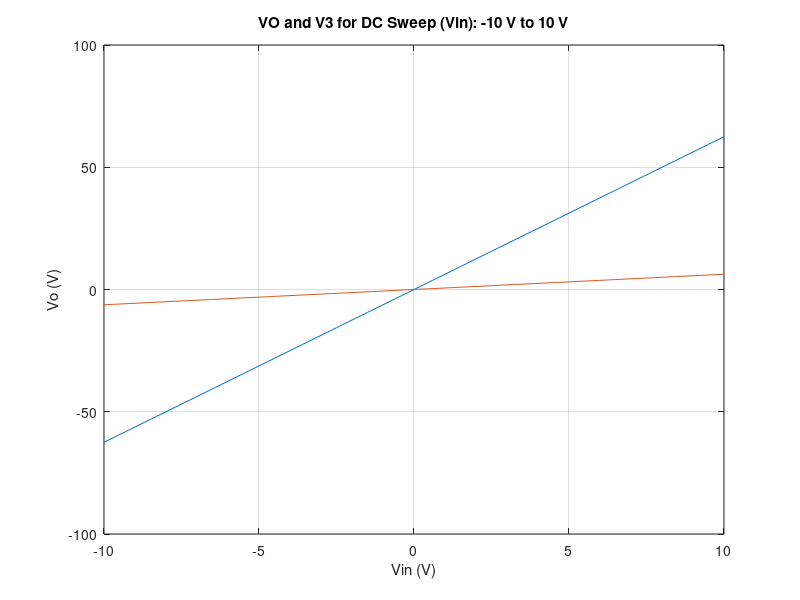
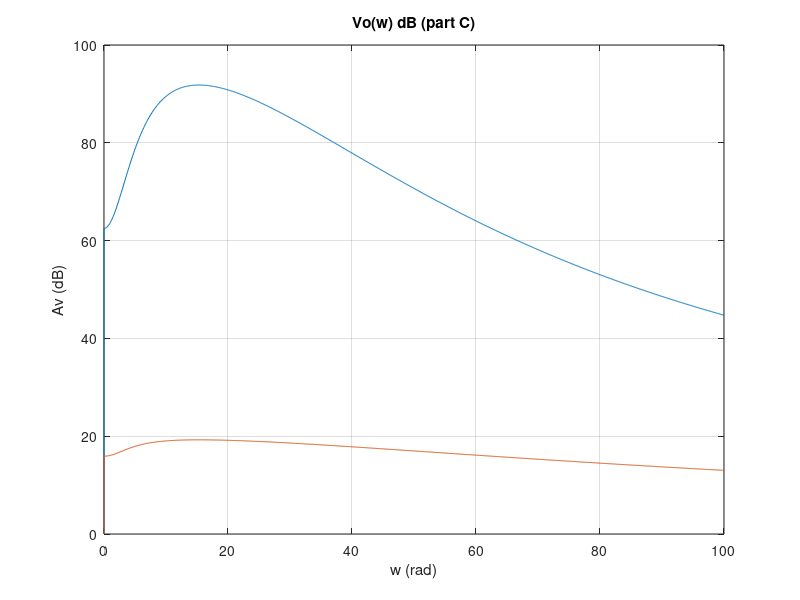
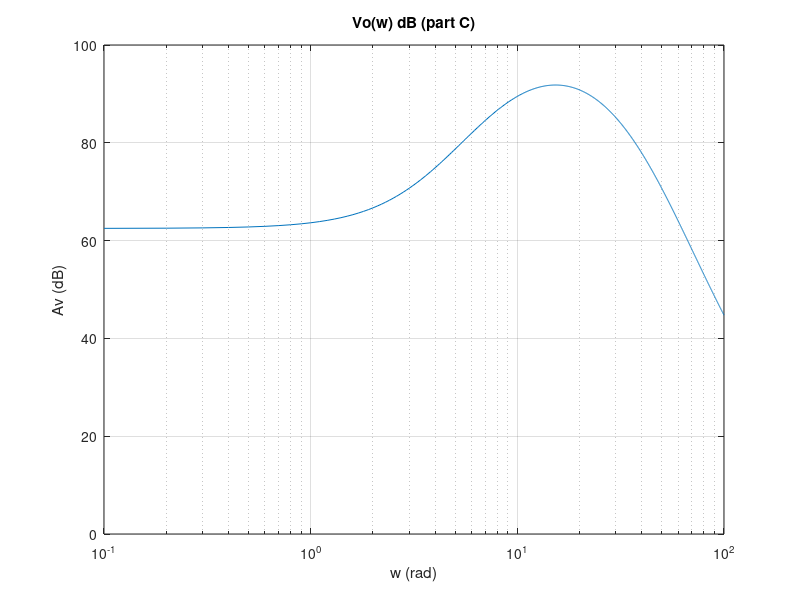

Here is the MATLAB script that generated these plots, in order: (Note: this script raises an error after producing the figures.)
clc
clear
clearvars
set(0,'DefaultFigureWindowStyle','docked')
% Name:Jarikre Efe Jeffery
% Student Number: 101008461
% Part 3: Programming

G = zeros(6, 6); 

%Resistances:
R1 = 1;
R2 = 2;
R3 = 10;
R4 = 0.1; 
R0 = 1000; 

%Conductances:
G1 = 1/R1;
G2 = 1/R2;
G3 = 1/R3;
G4 = 1/R4;
G0 = 1/R0;

%Additional Parameters:
a = 100;
Cval = 0.25;
L = 0.2;
vi = zeros(100, 1);
vo = zeros(100, 1);
v3 = zeros(100, 1);

G(1, 1) = 1;                                        
G(2, 1) = G1; G(2, 2) = -(G1 + G2); G(2, 6) = -1;   
G(3 ,3) = -G3; G(3, 6) = 1;                       
G(4, 3) = -a*G3; G(4, 4) = 1;                        
G(5, 5) = -(G4+G0); G(5, 4) = G4;
G(6, 2) = -1; G(6, 3) = 1;                


C = zeros(6, 6);

C(2, 1) = Cval; C(2, 2) = -Cval;
C(6, 6) = L;

F = zeros(6, 1);
v = 0;

for vin = -10:0.1:10
    v = v + 1;
    F(1) = vin;
    Vm = G\F;
    vi(v) = vin;
    vo(v) = Vm(5);
    v3(v) = Vm(3);
end

figure(1)
plot(vi, vo);
hold on;
plot(vi, v3);
title('VO and V3 for DC Sweep (Vin): -10 V to 10 V');
xlabel('Vin (V)')
ylabel('Vo (V)')
grid on


vo2 = zeros(1000, 1); 
W = zeros(1000, 1);

Avlog = zeros(1000, 1);

for freq = linspace(0, 100, 1000)
    v = v+1;
    Vm2 = (G+1j*freq*C)\F;
    W(v) = freq;
    vo2(v) = norm(Vm2(5));
    
    Avlog(v) = 20*log10(norm(Vm2(5))/10);
end 
    
figure(3)
plot(W, vo2)
hold on;
plot(W, Avlog)
grid on
title('Vo(w) dB (part C)')
xlabel('w (rad)')
ylabel('Av (dB)')

figure(4)
semilogx(W,vo2)
title('Vo(w) dB (part C)')
xlabel('w (rad)')
ylabel('Av (dB)')
grid on

w = pi;
CC = zeros(1000,1);
GG = zeros(1000,1);

for i = 1:1000
    crand = Cval + 0.05*randn();
    C(2, 1) = crand; 
    C(2, 2) = -crand;
    C(3, 3) = L;
    Vm3 = (G+(1i*w*C))\F;
    CC(i) = crand;
    GG(i) = 20*log10(abs(Vm3(5))/10);
end

figure(5)
histogram(CC)
grid on
figure(6)
grid on
hist(GG)

clc
clear
clearvars
set(0,'DefaultFigureWindowStyle','docked')
% Transient simulation
R1 = 1;
R2 = 2;
C = 0.25;
L = 0.2;
R3 = 10;
a = 100;
R4 = 0.1;
R0 = 1000;
G = zeros(7,7);
Cm = zeros(7,7);
% Conductance value
G(1,1) = 1; 
G(2,1) = -1/R1;
G(2,2) = 1/R1 + 1/R2;
G(2,6) = 1;
G(3,3) = 1/R3;
G(3,6) = -1;
G(4,3) = 1/R3;
G(4,7) = -1;
G(5,4) = -1/R4;
G(5,5) = 1/R4 + 1/R0;
G(6,2) = 1;
G(6,3) = -1;
G(7,4) = 1;
G(7,7) = -a;
% Capacitance value
Cm(2,1) = -C;
Cm(2,2) = C;
Cm(6,6) = -L;
V1 = zeros(7,1);
V2 = zeros(7,1);
V3 = zeros(7,1);
V_node1(1) = 0;
V_node2(1) = 0;
V_node3(1) = 0;
delta = 0.001;
A = (Cm/delta) + G;
F_index1 = zeros(7,1);
F_index2 = zeros(7,1);
F_index33 = zeros(7,1);
Vo_node1(1) = 0;
Vo_node2(1) = 0;
Vo_node3(1) = 0;

i = 1;
for j = delta:delta:1
    if j >= 0.03
        F_index1(1) = 3;
    end
    F_index2(1) = sin(2*pi*j/0.03);
    F_index33(1) = exp(-0.5*((j - 0.06)/0.03)^2);
    V1 = A\(Cm*V1/delta + F_index1);
    V2 = A\(Cm*V2/delta + F_index2);
    V3 = A\(Cm*V3/delta + F_index33);
    V_node1(i+1) = V1(1);
    V_node2(i+1) = V2(1);
    V_node3(i+1) = V3(1);
    Vo_node1(i+1) = V1(5);
    Vo_node2(i+1) = V2(5);
    Vo_node3(i+1) = V3(5);
    i = i+1;
end

figure(7)
plot(0:delta:1,V_node1,'b')
hold on
plot(0:delta:1,Vo_node1,'m')
title('Voltage vs time')
xlabel('time (s)')
ylabel('Voltage')
legend('input','output')
grid on
figure(8)
plot(0:delta:1,V_node2,'b')
hold on
plot(0:delta:1,Vo_node2,'m')
title('Voltage vs time')
xlabel('time (s)')
ylabel('Voltage')
legend('input','output')
grid on
figure(9)
plot(0:delta:1,V_node3,'b')
hold on
plot(0:delta:1,Vo_node3,'m')
title('Voltage vs time')
xlabel('time (s)')
ylabel('Voltage')
legend('input','output')
grid on

% Convert to frequency domain by taking the fourier transform
step_in = fft(V_node1); %fft -> Fast fourier transform
P_mag2_in = abs(step_in/1000);
P_1_in = P_mag2_in(1:1000/2+1);
P_1_in(2:end-1) = 2*P_1_in(2:end-1);
sample_f = (1/delta)*(0:(1000/2))/1000;
% Plot figure 
figure(10)
plot(sample_f,P_1_in,'b')
step_out = fft(Vo_node1);
P2_out = abs(step_out/1000);
P1_out = P2_out(1:1000/2+1);
P1_out(2:end-1) = 2*P1_out(2:end-1);
sample_f = (1/delta)*(0:(1000/2))/1000;
hold on
plot(sample_f,P1_out,'m')
title('Frequency Content Step Input')
xlabel('Frequency (Hz)')
ylabel('Amplitude')
ylim([0 3])
legend('input','output')
grid on
% The fourier transform of the step input signal givess us a sinc function.
% This makes sense as we know that by taking the fourier transform of a step signal we should get a sinc function.
% The High Frequency components are attenuated due to the fact that the filter
% is a low pass filter 

step_in = fft(V_node2); %Take fourier transform
P_mag2_in = abs(step_in/1000);
P_1_in = P_mag2_in(1:1000/2+1);
P_1_in(2:end-1) = 2*P_1_in(2:end-1); % Calculate singel ended spectrum
figure(11)
plot(sample_f,P_1_in,'b')
grid on
step_out = fft(Vo_node2);
P2_out = abs(step_out/1000);
P1_out = P2_out(1:1000/2+1);
P1_out(2:end-1) = 2*P1_out(2:end-1);
hold on
plot(sample_f,P1_out,'m')
title('Frequency Content Sinusoidal Input')
xlabel('Frequency (Hz)')
ylabel('Amplitude')
ylim([0 3])
legend('input','output')
step_in = fft(V_node3); %Take fourier transform
P_mag2_in = abs(step_in/1000);
P_1_in = P_mag2_in(1:1000/2+1);
P_1_in(2:end-1) = 2*P_1_in(2:end-1); % Calculate singel ended spectrum
figure(12)
plot(sample_f,P_1_in,'b')
grid on
step_out = fft(Vo_node3);
P2_out = abs(step_out/1000);
P1_out = P2_out(1:1000/2+1);
P1_out(2:end-1) = 2*P1_out(2:end-1);
hold on
plot(sample_f,P1_out,'m')
title('Frequency Content Gaussian Input')
xlabel('Frequency (Hz)')
ylabel('Amplitude')
ylim([0 3])
legend('input','output')

clc
clearvars
set(0,'DefaultFigureWindowStyle','docked')

R1 = 1;
R2 = 2;
R3 = 10;
R4 = 0.1;
Ro = 1000;
C = 0.25;
L = 0.2;
a = 100;
cn1 = 0.00001;
cn2 = 0.0001;
cn3 = 0.01;

C1(1,:)=[C -C 0 0 0 0 0 0]; 
C1(2,:)=[-C C 0 0 0 0 0 0];
C1(3,:)=[0 0 cn1 0 0 0 0 0]; 
C1(4,:)=[0 0 0 0 0 0 0 0]; 
C1(5,:)=[0 0 0 0 0 0 0 0];
C1(6,:)=[0 0 0 0 0 -L 0 0]; 
C1(7,:)=[0 0 0 0 0 0 0 0]; 
C1(8,:)=[0 0 0 0 0 0 0 0]; 

C1

C2(1,:)=[C -C 0 0 0 0 0 0]; 
C2(2,:)=[-C C 0 0 0 0 0 0];
C2(3,:)=[0 0 cn2 0 0 0 0 0]; 
C2(4,:)=[0 0 0 0 0 0 0 0]; 
C2(5,:)=[0 0 0 0 0 0 0 0];
C2(6,:)=[0 0 0 0 0 -L 0 0]; 
C2(7,:)=[0 0 0 0 0 0 0 0]; 
C2(8,:)=[0 0 0 0 0 0 0 0]; 

C2

C3(1,:)=[C -C 0 0 0 0 0 0]; 
C3(2,:)=[-C C 0 0 0 0 0 0];
C3(3,:)=[0 0 cn3 0 0 0 0 0]; 
C3(4,:)=[0 0 0 0 0 0 0 0]; 
C3(5,:)=[0 0 0 0 0 0 0 0];
C3(6,:)=[0 0 0 0 0 -L 0 0]; 
C3(7,:)=[0 0 0 0 0 0 0 0]; 
C3(8,:)=[0 0 0 0 0 0 0 0]; 

C3

G(1,:)=[1 -1 0 0 0 0 0 1]; 
G(2,:)=[-1 1.5 0 0 0 1 0 0];
G(3,:)=[0 0 0.1 0 0 -1 0 0]; 
G(4,:)=[0 0 0 10 -10 0 1 0]; 
G(5,:)=[0 0 0 -10 10.0010 0 0 0];
G(6,:)=[0 1 -1 0 0 -L 0 0]; 
G(7,:)=[0 0 -10 1 0 0 0 0]; 
G(8,:)=[1 0 0 0 0 0 0 0];

G

F = [
    0   ;
    0   ;
    0   ;
    0   ;
    0   ;
    0   ;
    0   ;
    0   ;
    ];

% Given these values from lab manual
delta = 0.001;
standard_deviation = 0.03;
d = 0.06;
m = 1;
c_s = zeros(1,1000);
f_l = zeros(8,1,1000);

for i=1:1:1000
    f_l(8,1,i) = exp(-((i*delta - d)/standard_deviation)^2);
    f_l(3,1,i) = -0.001*randn;
    c_s(i) = f_l(3,1,i);
end

VL_1 = zeros(8,1,1000);
VL_2 = zeros(8,1,1000);
VL_3 = zeros(8,1,1000);

for i = 2:1:1000
    index1 = C1/delta + G;
    index2 = C2/delta + G;
    index3 = C3/delta + G;
    
    VL_1(:,:,i) = index1\(C1*VL_1(:,:,i-1)/delta +f_l(:,:,i));
    VL_2(:,:,i) = index2\(C1*VL_2(:,:,i-1)/delta +f_l(:,:,i));
    VL_3(:,:,i) = index3\(C1*VL_3(:,:,i-1)/delta +f_l(:,:,i));
end


VoL_1(1,:) = VL_1(5,1,:);
ViL_1(1,:) = VL_1(1,1,:);

VoL_2(1,:) = VL_2(5,1,:);
ViL_2(1,:) = VL_2(1,1,:);

VoL_3(1,:) = VL_3(5,1,:);
ViL_3(1,:) = VL_3(1,1,:);


figure(13)
plot((1:1000).*delta, VoL_1(1,:),'b')
hold on
plot((1:1000).*delta, ViL_1(1,:),'m')
title('Gaussian Pulse Function with added noise sources and cn1 = 0.00001')
xlabel('Time (s)')
ylabel('Voltage (v)')
grid on
legend('Output Voltage','Input Voltage')
hold off

figure(14)
histogram(c_s)
title('Noise Source Histogram')
grid on
xlabel('Current in amperes')

figure(15)
FF = abs(fftshift(fft(VoL_1(1,:))));
plot(((1:length(FF))/1000)-0.5,FF,'b')
xlabel('Frequency in hertz')
ylabel('Magnitude in decibels')
grid on
xlim([-0.04 0.04])
title('Gaussian Pulse Function with added noise sources and cn1 = 0.00001(Fourier Transform)')

% CN 2 -----------------------------------------

figure(16)
plot((1:1000).*delta, VoL_2(1,:),'b')
hold on
plot((1:1000).*delta, ViL_2(1,:),'m')
title('Gaussian Pulse Function with added noise sources and cn2 = 0.0001')
xlabel('Time in seconds')
ylabel('Voltage in volts')
grid on
legend('Output Voltage','Input Voltage')
hold off

figure(17)
FF = abs(fftshift(fft(VoL_2(1,:))));
plot(((1:length(FF))/1000)-0.5,FF,'m')
xlabel('Frequency in hertz')
ylabel('Magnitude in decibels')
grid on
xlim([-0.04 0.04])
title('Gaussian Pulse Function with added noise sources and cn2 = 0.0001(Fourier Transform)')

figure(18)
plot((1:1000).*delta, VoL_3(1,:),'b')
hold on
plot((1:1000).*delta, ViL_3(1,:),'m')
title('Gaussian Pulse Function with Added Noise Source and cn3 = 0.01 ')
xlabel('Time in seconds')
ylabel('Voltage in volts')
grid on
legend('Output Voltage','Input Voltage')
hold off

figure(19)
FF = abs(fftshift(fft(VoL_3(1,:))));
plot(((1:length(FF))/1000)-0.5,FF,'m')
xlabel('Frequency in hertz')
ylabel('Magnitude in decibels')
grid on
xlim([-0.04 0.04])
title('Gaussian Pulse Function added Noise and cn3 = 0.01 (Fourier Transform)')
% Varying timestep
%Varying timestep:
clc
clear
clearvars
set(0,'DefaultFigureWindowStyle','docked')
R1 = 1;
R2 = 2;
C = 0.25;
L = 0.2;
R3 = 10;
a = 100;
R4 = 0.1;
R0 = 1000;

G = zeros(7,7);
C_mat = zeros(7,7);
G(1,1) = 1;
G(2,1) = -1/R1;
G(2,2) = 1/R1 + 1/R2;
G(2,6) = 1;
G(3,3) = 1/R3;
G(3,6) = -1;
G(4,3) = 1/R3;
G(4,7) = -1;
G(5,4) = -1/R4;
G(5,5) = 1/R4 + 1/R0;
G(6,2) = 1;
G(6,3) = -1;
G(7,4) = 1;
G(7,7) = -a;
C_mat(2,1) = -C;
C_mat(2,2) = C;
C_mat(6,6) = -L;

G
C_mat

F = zeros(7,1);
V = zeros(7,1);

%Circuit with noise
In = 0.001; % as provided in assignment manual
Cn = 0.00001; % as provided in assignment manual
C_mat(3,3) = Cn;
G
C_mat

delta = 0.001;
A_transpse = C_mat/delta + G;

F = zeros(7,1);
V = zeros(7,1);
Vo_index(1) = 0;
Vi_index(1) = 0;

ii = 1;
for t = delta:delta:1
    F(1) = exp(-0.5*((t - 0.06)/0.03)^2);
    F(3) = In*normrnd(0,1);
     V = A_transpse\(C_mat*V/delta + F);
     Vi_index(ii + 1) = F(1);
     Vo_index(ii + 1) = V(5);
     ii = ii + 1;
end

X_input = fft(Vi_index);
P2_input = abs(X_input/1000);
P1_input = P2_input(1:1000/2+1);
P1_input(2:end-1) = 2*P1_input(2:end-1);
f = (1/delta)*(0:(1000/2))/1000;

X_output = fft(Vo_index);
P2_output = abs(X_output/1000);
P1_output = P2_output(1:1000/2+1);
P1_output(2:end-1) = 2*P1_output(2:end-1);
f = (1/delta)*(0:(1000/2))/1000;

C_sml = C_mat;
C_med = C_mat;
C_big = C_mat;
C_sml(3,3) = 0;
C_med(3,3) = 0.001;
C_big(3,3) = 0.1;
V_sml = zeros(7,1);
V_med = zeros(7,1);
V_big = zeros(7,1);
Vo_sml(1) = 0;
Voutput_med(1) = 0;
Vout_big(1) = 0;
Vi_index(1) = 0;
ii = 1;
for t = delta:delta:1
     F(1) = exp(-0.5*((t - 0.06)/0.03)^2);
     F(3) = In*normrnd(0,1);
     V_sml = (C_sml/delta + G)\(C_sml*V_sml/delta + F);
     V_med = (C_med/delta + G)\(C_med*V_med/delta + F);
     V_big = (C_big/delta + G)\(C_big*V_big/delta + F);
     Vo_sml(ii + 1) = V_sml(5);
     Voutput_med(ii + 1) = V_med(5);
     Vout_big(ii + 1) = V_big(5);
     Vi_index(ii + 1) = F(1);
     ii = ii + 1;
end

delta1 = 0.01;
Vinput_SmlStep(1) = 0;
Voutput_SmlStep(1) = 0;
V = zeros(7,1);
ii = 1;
for t = delta1:delta1:1
     F(1) = exp(-0.5*((t - 0.06)/0.03)^2);
     F(3) = In*normrnd(0,1);
     V = (C_mat/delta1 + G)\(C_mat*V/delta1 + F);
     Voutput_SmlStep(ii + 1) = V(5);
     Vinput_SmlStep(ii + 1) = F(1);
     ii = ii + 1;
end

delta2 = 0.1;
Vinput_bigStep(1) = 0;
Voutput_bigStep(1) = 0;
V = zeros(7,1);
ii = 1;
for t = delta2:delta2:1
     F(1) = exp(-0.5*((t - 0.06)/0.03)^2);
     F(3) = In*normrnd(0,1);
     V = (C_mat/delta2 + G)\(C_mat*V/delta2 + F);
     Voutput_bigStep(ii + 1) = V(5);
     Vinput_bigStep(ii + 1) = F(1);
     ii = ii + 1;
end

figure(20)
plot(0:delta1:1,Vinput_SmlStep,'b')
hold on
plot(0:delta1:1,Voutput_SmlStep,'m')
title('Voltage vs time with timestep = 0.003')
xlabel('time (s)')
ylabel('Voltage')
legend('input','output')
grid on

figure(21)
plot(0:delta2:1,Vinput_bigStep,'m')
hold on
plot(0:delta2:1,Voutput_bigStep,'b')
title('Voltage vs time with time step = 0.01')
xlabel('time (s)')
ylabel('Voltage')
legend('input','output')
grid on